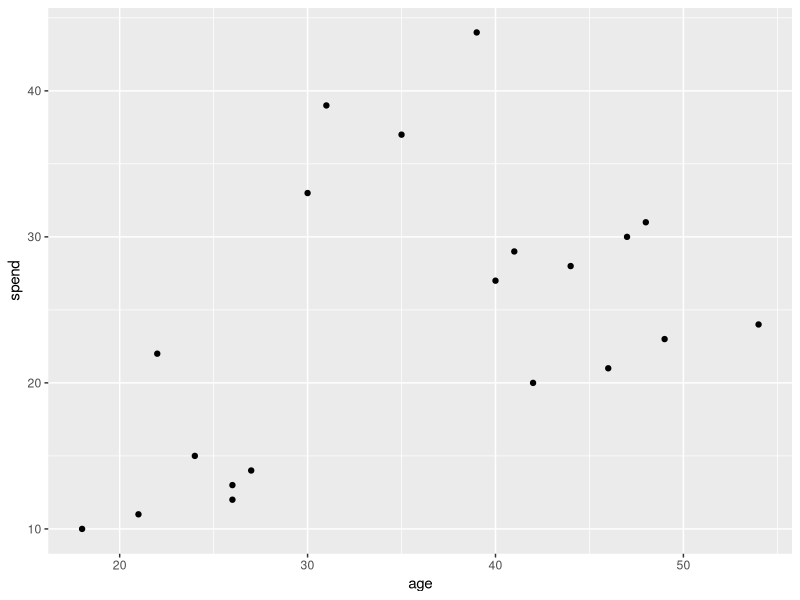
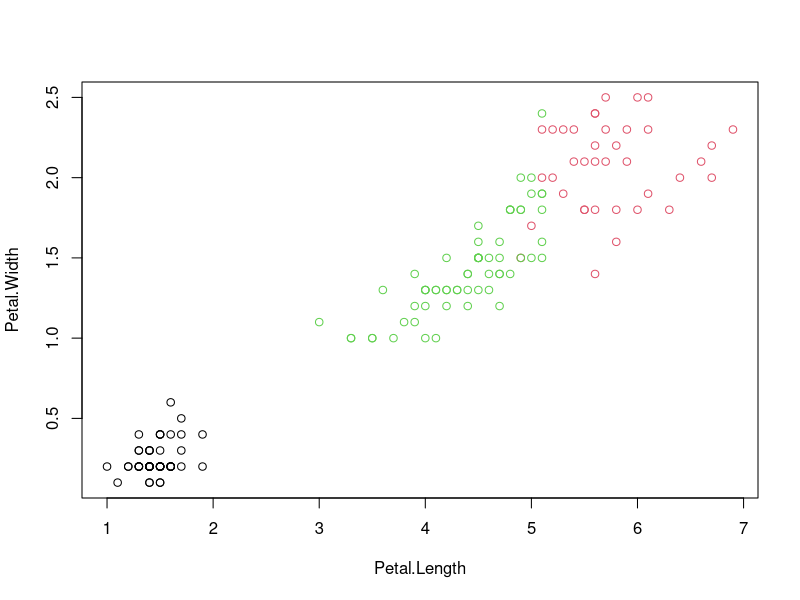
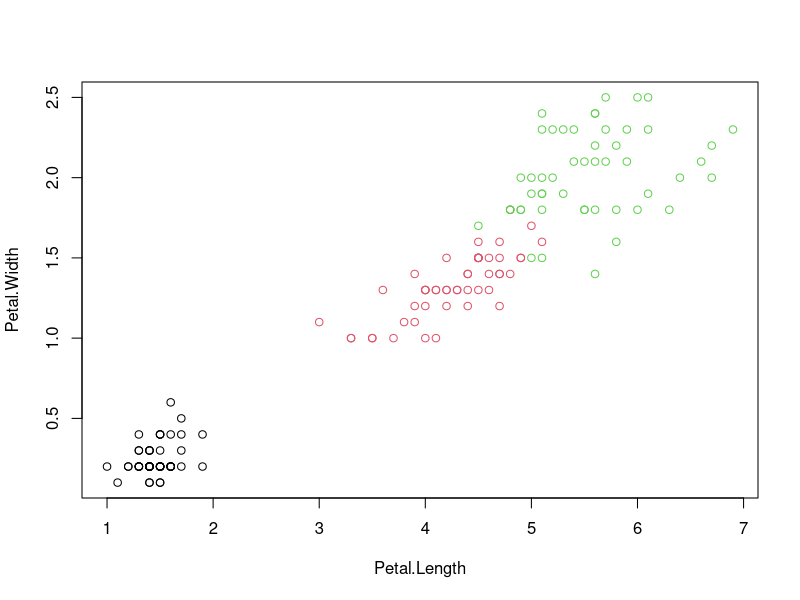
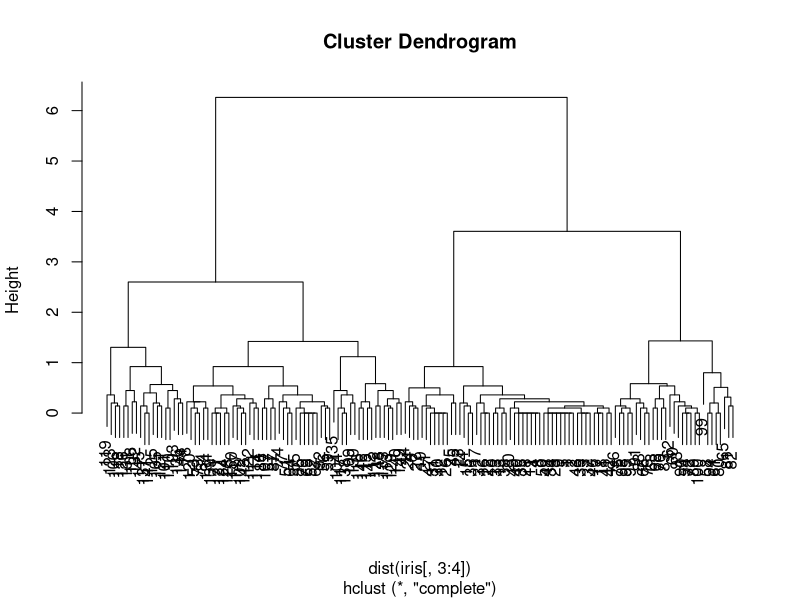
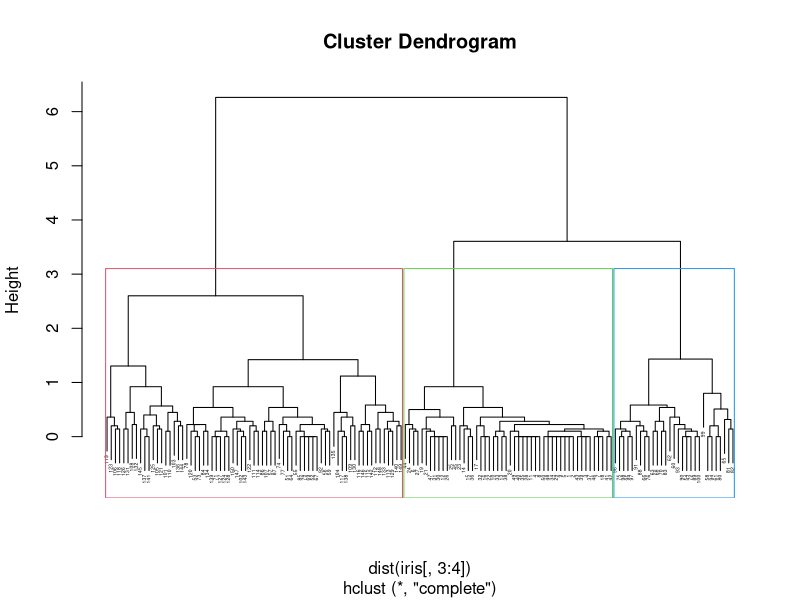
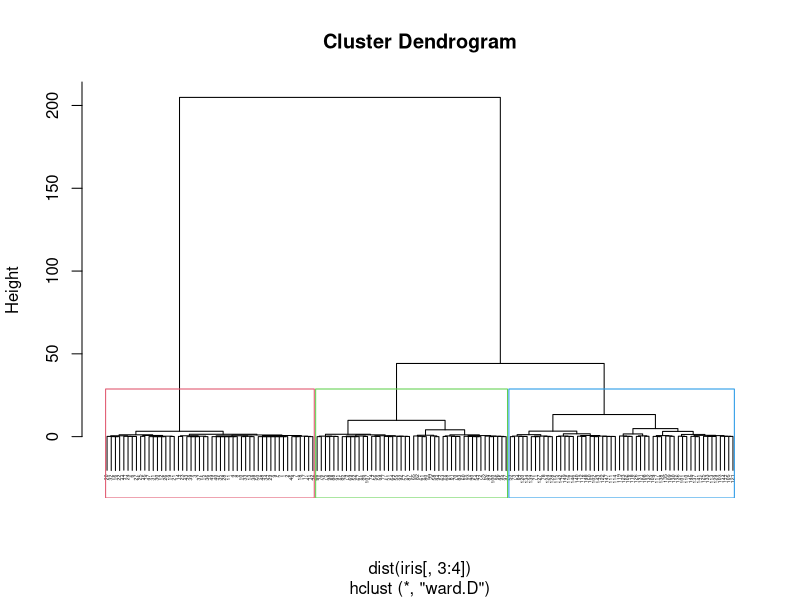
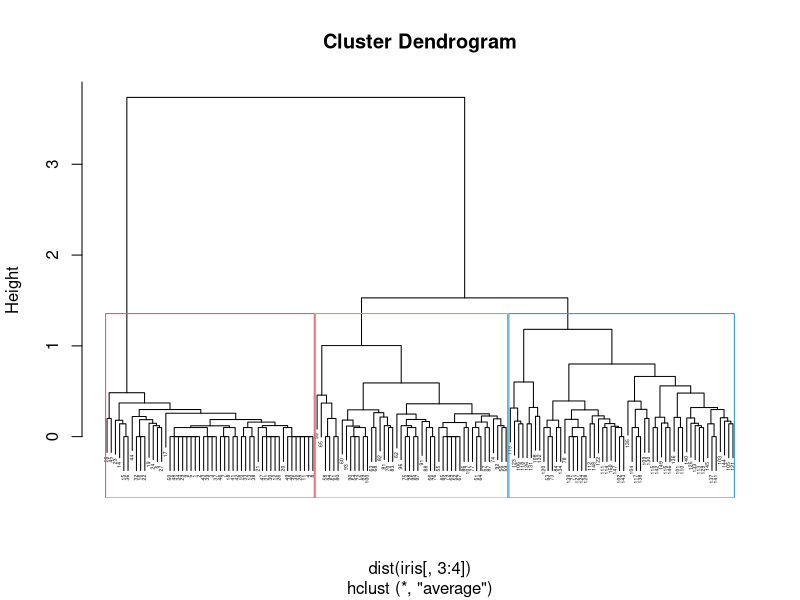

Recreate these plots in R, in order.
#Clustering Basics:

#Clustering----
#Example:
#We have data on the total spend of customers and their ages. 
#To improve advertising, marketing team wants to send more targeted emails to their customers.

#Plot the total spend and the age of the customers.
library(ggplot2)
df <- data.frame(age = c(18, 21, 22, 24, 26, 26, 27, 30, 31, 35, 39, 40, 41, 42, 44, 46, 47, 48, 49, 54),
                 spend = c(10, 11, 22, 15, 12, 13, 14, 33, 39, 37, 44, 27, 29, 20, 28, 21, 30, 31, 23, 24)
)
ggplot(df, aes(x = age, y = spend)) +
  geom_point()

#Partition Clustering ----
#Kmeans clustering on iris dataset
data("iris")
View(iris)
i1<-iris
i1$Species=NULL
head(i1)

#Kmeans with k = 3
set.seed(376)
res <- kmeans(i1,3)
res
res$size
res$cluster

#To check the accuracy of clusters formed:
#Plot
plot(iris[c("Petal.Length","Petal.Width")],col= res$cluster)
plot(iris[c("Petal.Length","Petal.Width")],col= iris$Species)

#table cmd:
iris$CL<-res$cluster
View(iris)
table(iris$Species,iris$CL)

#Accuracy:
#Total Correctly classifed instances = 50+48+36
#Accuracy = (134)/(150) = 89.3%


#Hierarchical Clustering----

summary(iris)

#Method1=Complete
#Using hclust function on the dataset for hierarchical clustering
c1 = hclust(dist(iris[,3:4]),method = "complete")
plot(c1)
plot(c1, cex=0.3)
#cut the dendrogram tree with a horizontal line at a height where the line can traverse 
#without intersecting the merging point. Hence, We can see the ideal no. of clusters is 2.
#But that will not divide the dataset correctly, hence, taking no. of clusters as 3.
#we can cut-off the tree at desired no. of clusters using cutree.
Cut1 = cutree(c1,3)
table(iris$Species, Cut1)
#Rectangular Clusters
rect.hclust(c1,k=3,border = 2:5)
#Accuracy:
#Total Correctly classifed instances = 50+50+29
#Accuracy = (50+29+50)/(150) = 85 %

#Method2=ward.D
c2 = hclust(dist(iris[,3:4]),method = "ward.D")
plot(c2, cex=0.3)
#We see that the ideal n. of clusters is 3 or 4.
#We cut the tree at the desired no. of clusters using cutree.
Cut2 = cutree(c2,3)
table(iris$Species,Cut2)
rect.hclust(c2,k=3,border = 2:5)
#Accuracy:
#Total Correctly classifed instances = 50+45+49
#Accuracy = (50+45+49)/(150) = 96 %

#Method3=Average
c3 = hclust(dist(iris[,3:4]),method = "average")
plot(c3, cex=0.3)
#We see that the ideal n. of clusters is 3 or 4.
#We cut the tree at the desired no. of clusters using cutree.
Cut3 = cutree(c3,3)
table(iris$Species,Cut3)
rect.hclust(c3,k=3,border = 2:5)
#Accuracy:
#Total Correctly classifed instances = 50+45+49
#Accuracy = (50+45+49)/(150) = 96 %
